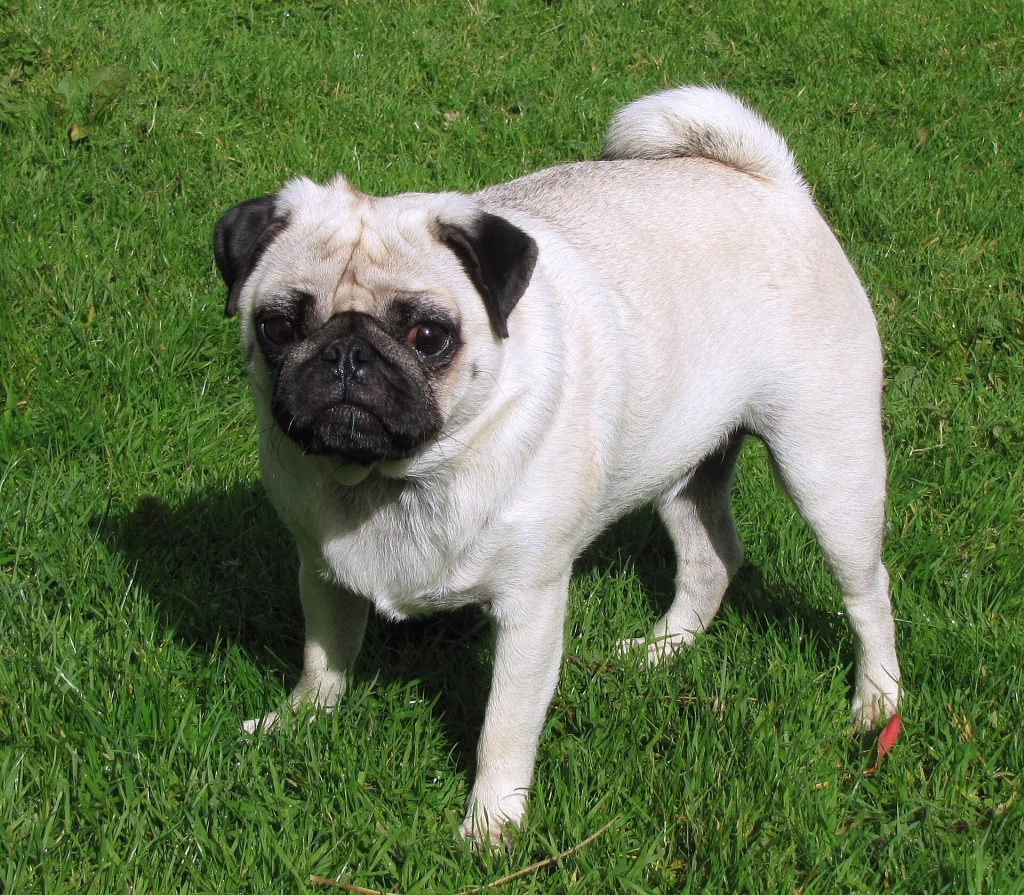
#> input picture Part_2/images/dog_2.jpg, 1024 x 895 px
$ python ex2d.py
#> lines starting #> are read from the running program, lines starting #| are printed output that depends on the picture; after the words box and inside, x2 and y2 are one past the last pixel; in counts of white or black regions, pixels touching at a corner belong together
#!/usr/bin/env python3

import cv2
import numpy as np
from pathlib import Path


# Adjust these values and rerun to compare one set of thresholds across images.
H_MIN = 20
H_MAX = 60
S_MIN = 100
S_MAX = 255
V_MIN = 60
V_MAX = 255

IMAGE_NAMES = (
    "dog_2.jpg",
    "person_1.jpg",
    "person_3.jpg",
    "dog_1.jpg",
    "dog_3.jpg",
    "dog_4.jpg",
    "person_2.jpg",
    "person_4.jpg",
)


def make_grass_mask(image):
    hsv_image = cv2.cvtColor(image, cv2.COLOR_BGR2HSV)
    h, s, v = cv2.split(hsv_image)

    mask_h = np.logical_and(h > H_MIN, h < H_MAX)
    mask_s = np.logical_and(s > S_MIN, s < S_MAX)
    mask_v = np.logical_and(v > V_MIN, v < V_MAX)
    mask = np.logical_and(np.logical_and(mask_h, mask_s), mask_v)

    return mask.astype(np.uint8) * 255


def main():
    images_directory = Path(__file__).resolve().parent / "images"
    print(
        "HSV thresholds:",
        f"H=({H_MIN}, {H_MAX}),",
        f"S=({S_MIN}, {S_MAX}),",
        f"V=({V_MIN}, {V_MAX})",
    )
    print("Press any key to view the next image, or q/Esc to quit.")

    for image_name in IMAGE_NAMES:
        image_path = images_directory / image_name
        image = cv2.imread(str(image_path))
#> image is the input picture: shape (895, 1024, 3); mean B, G, R 79.7, 119.8, 101.4

        if image is None:
            raise FileNotFoundError(f"Could not load image: {image_path}")

        height, width = image.shape[:2]
#> height = 895; width = 1024
        display_image = cv2.resize(
            image, (round(width / 2), round(height / 2))
        )
        grass_mask = make_grass_mask(display_image)
#> in make_grass_mask, `hsv_image = cv2.cvtColor(image, cv2.COLOR_BGR2HSV)`: hsv_image: shape (448, 512, 3); mean H, S, V 55.6, 110, 121.6
#> in make_grass_mask, `h, s, v = cv2.split(hsv_image)`:
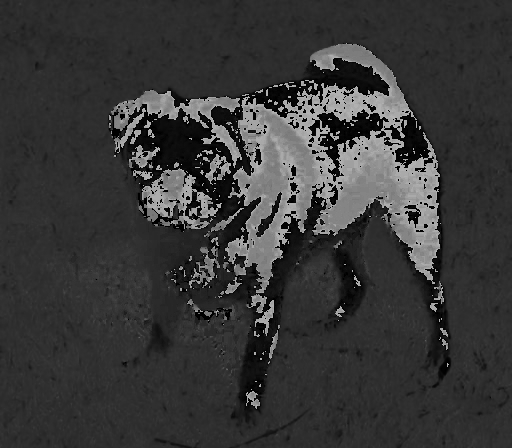
#> h: shape (448, 512); min 0, max 179, mean 55.6
#> in make_grass_mask, `h, s, v = cv2.split(hsv_image)`:
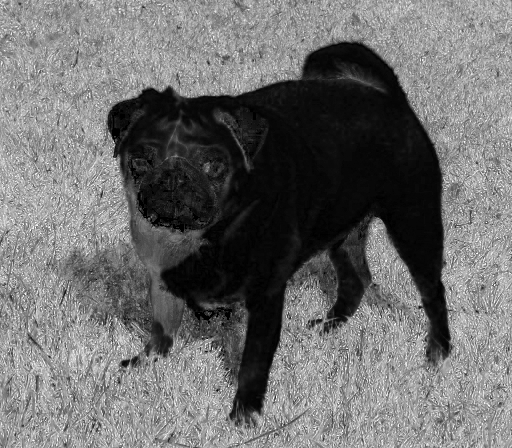
#> s: shape (448, 512); min 0, max 255, mean 110
#> in make_grass_mask, `h, s, v = cv2.split(hsv_image)`:
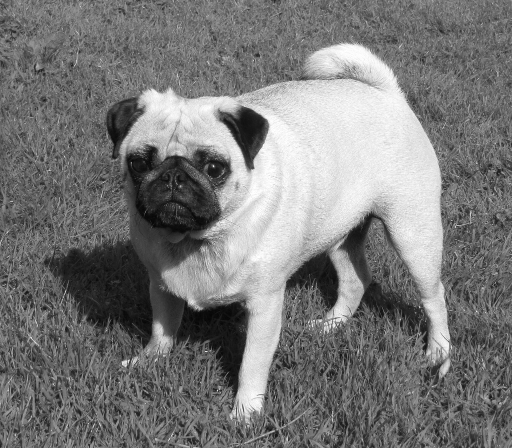
#> v: shape (448, 512); min 6, max 255, mean 121.6
#> in make_grass_mask, `mask_h = np.logical_and(h > H_MIN, h < H_MAX)`:
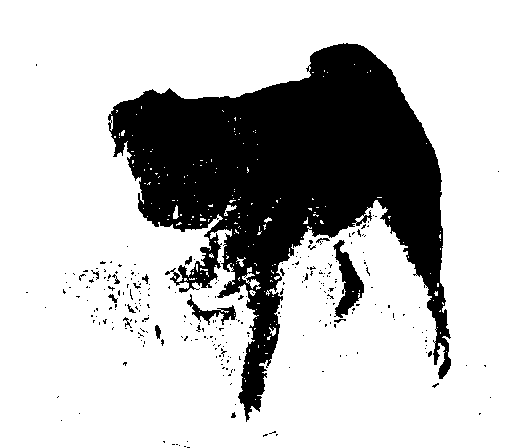
#> mask_h: shape (448, 512) bool; 75% white; 276 black regions (261 under 20 px), largest, box (x1, y1, x2, y2) and area: (108, 43, 451, 422) 54457, (333, 240, 364, 318) 1073, (187, 294, 236, 325) 431
#> in make_grass_mask, `mask_s = np.logical_and(s > S_MIN, s < S_MAX)`:
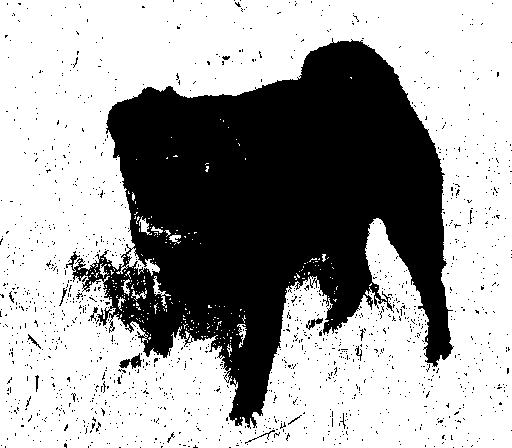
#> mask_s: shape (448, 512) bool; 64.1% white; 1401 black regions (1386 under 20 px), largest, box (x1, y1, x2, y2) and area: (66, 38, 454, 429) 78622, (119, 353, 142, 369) 167, (306, 318, 323, 330) 84
#> in make_grass_mask, `mask_v = np.logical_and(v > V_MIN, v < V_MAX)`:
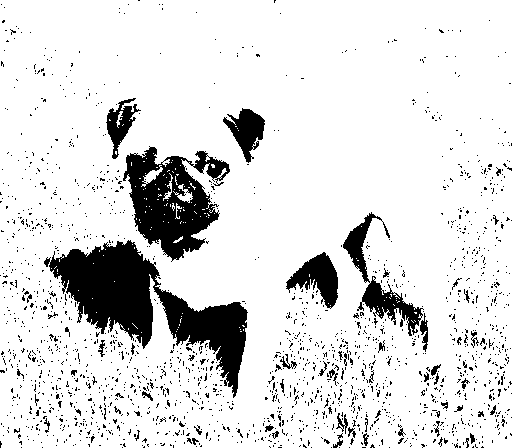
#> mask_v: shape (448, 512) bool; 86.8% white; 1854 black regions (1798 under 20 px), largest, box (x1, y1, x2, y2) and area: (44, 240, 248, 398) 10987, (123, 146, 230, 262) 6358, (343, 212, 424, 336) 2175
#> in make_grass_mask, `mask = np.logical_and(np.logical_and(mask_h, mask_s), mask_v)`:
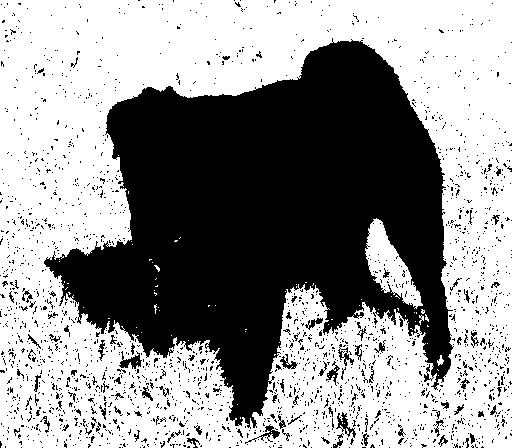
#> mask: shape (448, 512) bool; 58.2% white; 2140 black regions (2054 under 20 px), largest, box (x1, y1, x2, y2) and area: (44, 38, 454, 429) 86017, (119, 351, 142, 369) 194, (336, 412, 356, 438) 177

        print(f"Showing {image_name}")
        cv2.imshow("Image", display_image)
        cv2.imshow("HSV grass mask", grass_mask)

        key = cv2.waitKey(0) & 0xFF
#> (key q is pressed here)
        if key == ord("q") or key == 27:
            break

    cv2.destroyAllWindows()


if __name__ == "__main__":
    main()

$ run again, with Part_2/images/cenario.jpg copied over Part_2/images/dog_2.jpg
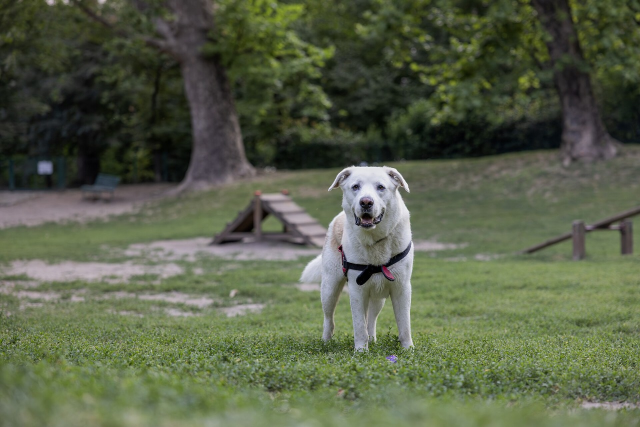
#> input picture Part_2/images/cenario.jpg, 1280 x 854 px (shown at 1/2 size)
#> in main, image is the input picture: shape (854, 1280, 3); mean B, G, R 72.8, 96.4, 88.4
#> hsv_image: shape (427, 640, 3); mean H, S, V 54.5, 71.7, 98
#> in make_grass_mask, `mask_h = np.logical_and(h > H_MIN, h < H_MAX)`:
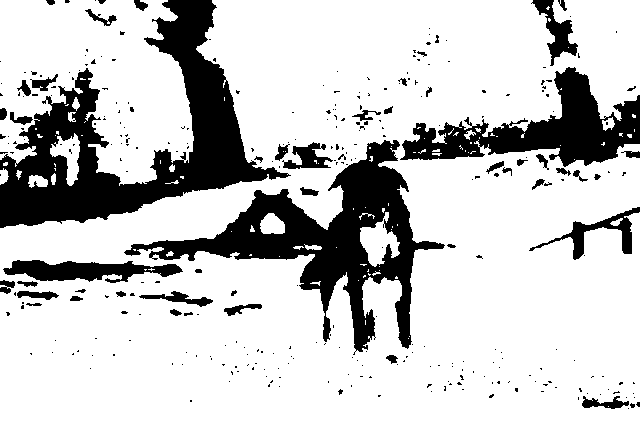
#> mask_h: shape (427, 640) bool; 78.7% white; 326 black regions (274 under 20 px), largest, box (x1, y1, x2, y2) and area: (0, 0, 291, 228) 21644, (124, 140, 445, 355) 17190, (400, 67, 640, 167) 9079
#> mask_s: shape (427, 640) bool; 20.9% white; 1036 white regions (822 under 20 px), largest, box (x1, y1, x2, y2) and area: (205, 0, 372, 153) 11272, (360, 0, 550, 130) 9376, (566, 0, 640, 93) 3324
#> mask_v: shape (427, 640) bool; 75.5% white; 200 black regions (152 under 20 px), largest, box (x1, y1, x2, y2) and area: (238, 0, 640, 171) 28088, (0, 0, 195, 191) 26937, (195, 20, 273, 137) 3001
#> in make_grass_mask, `mask = np.logical_and(np.logical_and(mask_h, mask_s), mask_v)`:
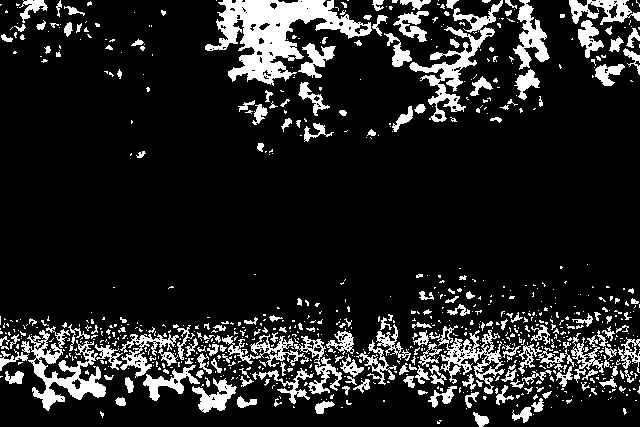
#> mask: shape (427, 640) bool; 13.8% white; 857 white regions (664 under 20 px), largest, box (x1, y1, x2, y2) and area: (205, 0, 372, 86) 5893, (409, 0, 503, 122) 2352, (21, 330, 106, 411) 2287

$ run again, with Part_2/images/imagens_aula.jpg copied over Part_2/images/dog_2.jpg
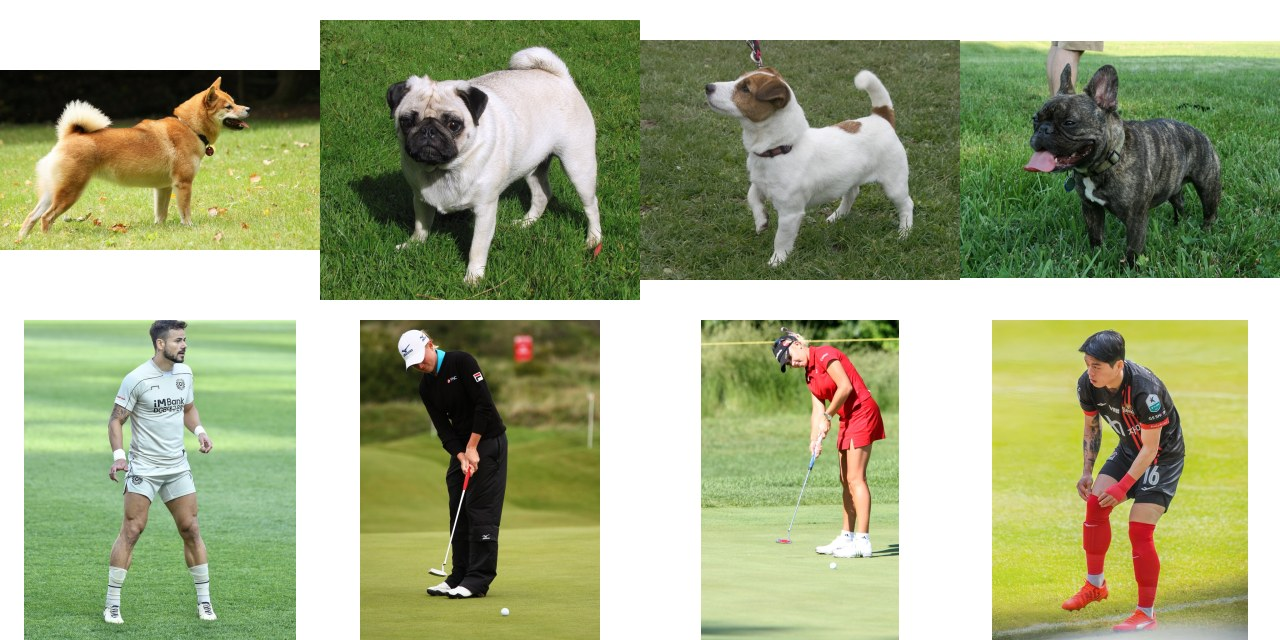
#> input picture Part_2/images/imagens_aula.jpg, 1280 x 640 px
#> in main, image is the input picture: shape (640, 1280, 3); mean B, G, R 132.7, 170.5, 161.9
#> hsv_image: shape (320, 640, 3); mean H, S, V 36.1, 76, 174.4
#> in make_grass_mask, `mask_h = np.logical_and(h > H_MIN, h < H_MAX)`:
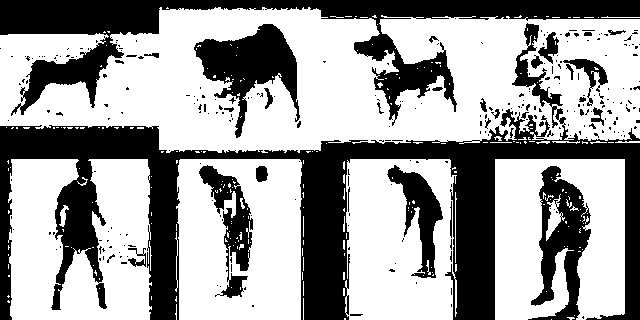
#> mask_h: shape (320, 640) bool; 62.6% white; 279 black regions (245 under 20 px), largest, box (x1, y1, x2, y2) and area: (0, 23, 640, 320) 40367, (0, 0, 640, 126) 18519, (194, 24, 300, 138) 5090
#> mask_s: shape (320, 640) bool; 39.7% white; 389 white regions (347 under 20 px), largest, box (x1, y1, x2, y2) and area: (0, 10, 398, 150) 29353, (180, 160, 300, 320) 15259, (496, 160, 624, 315) 14983
#> mask_v: shape (320, 640) bool; 68% white; 407 black regions (381 under 20 px), largest, box (x1, y1, x2, y2) and area: (0, 125, 640, 320) 42109, (0, 0, 640, 63) 16817, (517, 51, 573, 135) 1513
#> in make_grass_mask, `mask = np.logical_and(np.logical_and(mask_h, mask_s), mask_v)`:
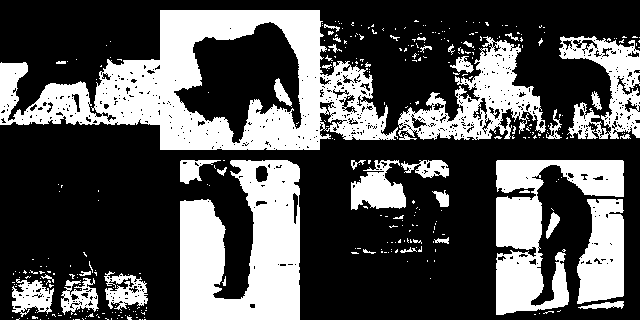
#> mask: shape (320, 640) bool; 33.2% white; 360 white regions (317 under 20 px), largest, box (x1, y1, x2, y2) and area: (0, 10, 398, 150) 23604, (180, 160, 300, 320) 13448, (496, 160, 624, 315) 8928
